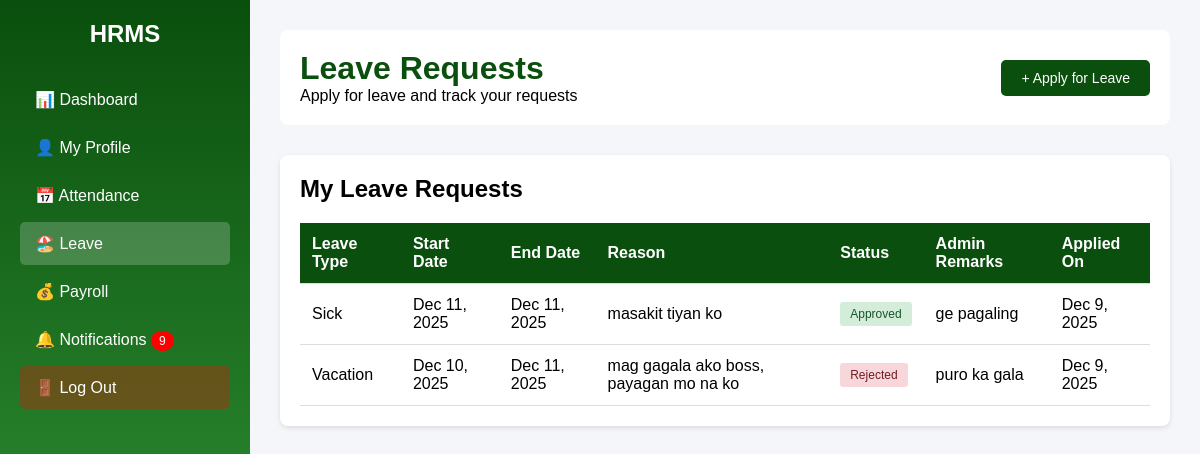
Screenshot of /hrms/public/employee_leave.php (signed in) with the database file from the repository.
### tables this page shows
CREATE TABLE `leave_requests` (
  `id` int(11) NOT NULL,
  `user_id` int(11) NOT NULL,
  `leave_type` enum('sick','vacation','emergency','maternity','paternity') NOT NULL,
  `start_date` date NOT NULL,
  `end_date` date NOT NULL,
  `reason` text NOT NULL,
  `status` enum('pending','approved','rejected') DEFAULT 'pending',
  `admin_remarks` text DEFAULT NULL,
  `created_at` timestamp NOT NULL DEFAULT current_timestamp(),
  `updated_at` timestamp NOT NULL DEFAULT current_timestamp() ON UPDATE current_timestamp()
);

### hrms/public/employee_leave.php (the view, shortened to what this page needs)
<?php
include("../includes/db_connect.php");
$user_id = $_SESSION['user_id'];
$leave_query = "SELECT * FROM leave_requests WHERE user_id = ? ORDER BY created_at DESC";
$leave_stmt = $conn->prepare($leave_query);
$leave_stmt->bind_param("i", $user_id);
$leave_stmt->execute();
$leave_requests = $leave_stmt->get_result();
$notif_query = "SELECT COUNT(*) as unread FROM notifications WHERE user_id = ? AND is_read = 0";
$notif_stmt = $conn->prepare($notif_query);
$notif_stmt->bind_param("i", $user_id);
$notif_stmt->execute();
$unread_count = $notif_stmt->get_result()->fetch_assoc()['unread'];
?>
<!DOCTYPE html>
<html lang="en">
<head>
</head>
<body>
<div class="container">
    <div class="sidebar">
        <h2>HRMS</h2>
        <a href="employee_dashboard.php">📊 Dashboard</a>
        <a href="employee_profile.php">👤 My Profile</a>
        <a href="employee_attendance.php">📅 Attendance</a>
        <a href="employee_leave.php" class="active">🏖️ Leave</a>
        <a href="employee_payroll.php">💰 Payroll</a>
        <a href="employee_notifications.php">🔔 Notifications <?php if($unread_count > 0) echo "<span class='notif-badge'>$unread_count</span>"; ?></a>
        <a href="logout.php" class="logout">🚪 Log Out</a>
    </div>
    <div class="main">
        <div class="header">
            <div style="display: flex; justify-content: space-between; align-items: center;">
                <div>
                    <h1>Leave Requests</h1>
                    <p>Apply for leave and track your requests</p>
                </div>
                <button class="btn btn-primary" onclick="document.getElementById('leaveModal').style.display='block'">+ Apply for Leave</button>
            </div>
        </div>
        <div class="card">
            <h2>My Leave Requests</h2>
            <table>
                <thead>
                    <tr>
                        <th>Leave Type</th>
                        <th>Start Date</th>
                        <th>End Date</th>
                        <th>Reason</th>
                        <th>Status</th>
                        <th>Admin Remarks</th>
                        <th>Applied On</th>
                    </tr>
                </thead>
                <tbody>
                    <?php if($leave_requests->num_rows > 0): ?>
                        <?php while($leave = $leave_requests->fetch_assoc()): ?>
                            <tr>
                                <td><?php echo ucfirst($leave['leave_type']); ?></td>
                                <td><?php echo date('M j, Y', strtotime($leave['start_date'])); ?></td>
                                <td><?php echo date('M j, Y', strtotime($leave['end_date'])); ?></td>
                                <td><?php echo htmlspecialchars($leave['reason']); ?></td>
                                <td>
                                    <span class="status-badge status-<?php echo $leave['status']; ?>">
                                        <?php echo ucfirst($leave['status']); ?>
                                    </span>
                                </td>
                                <td><?php echo $leave['admin_remarks'] ?: '-'; ?></td>
                                <td><?php echo date('M j, Y', strtotime($leave['created_at'])); ?></td>
                            </tr>
                        <?php endwhile; ?>
                    <?php else: ?>
                        <tr>
                            <td colspan="7" style="text-align: center;">No leave requests found</td>
                        </tr>
                    <?php endif; ?>
                </tbody>
            </table>
        </div>
    </div>
</div>
</body>
</html>

### hrms/public/employee_leave.php (style rules this page uses)
* { margin: 0; padding: 0; box-sizing: border-box; }
body { font-family: Arial, sans-serif; background: #f4f6f9; }
.container { display: flex; min-height: 100vh; }
.sidebar { width: 250px; background: linear-gradient(to bottom, #0a4f0d, #3aa23f); color: white; padding: 20px; }
.sidebar h2 { margin-bottom: 30px; text-align: center; }
.sidebar a { display: block; padding: 12px 15px; color: white; text-decoration: none; margin-bottom: 5px; border-radius: 5px; transition: 0.2s; }
.sidebar a:hover, .sidebar a.active { background: rgba(255,255,255,0.2); }
.sidebar .logout { margin-top: auto; background: rgba(255,0,0,0.3); }
.main { flex: 1; padding: 30px; }
.header { background: white; padding: 20px; border-radius: 8px; margin-bottom: 30px; }
.header h1 { color: #0a4f0d; }
.card { background: white; padding: 20px; border-radius: 8px; box-shadow: 0 2px 5px rgba(0,0,0,0.1); margin-bottom: 20px; }
.btn { padding: 10px 20px; border: none; border-radius: 5px; cursor: pointer; font-size: 14px; }
.btn-primary { background: #0a4f0d; color: white; }
table { width: 100%; border-collapse: collapse; margin-top: 20px; }
th, td { padding: 12px; text-align: left; border-bottom: 1px solid #ddd; }
th { background: #0a4f0d; color: white; }
.status-badge { padding: 5px 10px; border-radius: 3px; font-size: 12px; display: inline-block; }
.status-approved { background: #d4edda; color: #155724; }
.status-rejected { background: #f8d7da; color: #721c24; }
.notif-badge { background: red; color: white; padding: 3px 8px; border-radius: 10px; font-size: 12px; }

### rows the page displays
leave_requests: leave_type "Sick", start_date "Dec 11, 2025", end_date "Dec 11, 2025", reason "masakit tiyan ko", status "Approved", admin_remarks "ge pagaling", created_at "Dec 9, 2025"
leave_requests: leave_type "Vacation", start_date "Dec 10, 2025", end_date "Dec 11, 2025", reason "mag gagala ako boss, payagan mo na ko", status "Rejected", admin_remarks "puro ka gala", created_at "Dec 9, 2025"

### other values shown
$unread_count "9"
